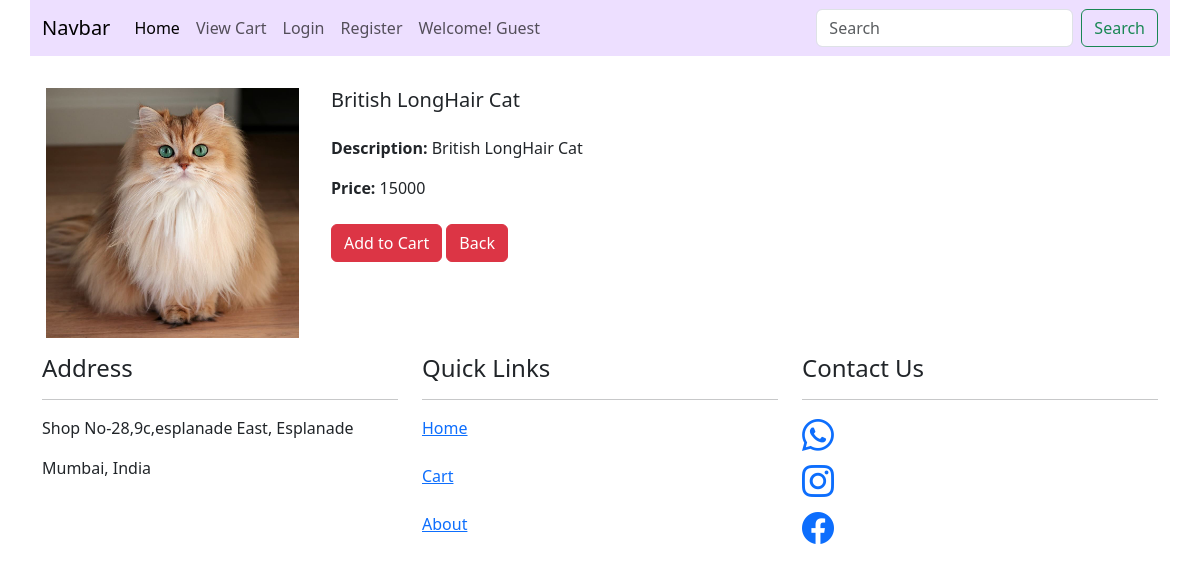
Screenshot of /petDetails/1 with the database file from the repository.
### petStoreApp/models.py (models this page shows, shortened)
class Pet(models.Model):
    pet_id = models.IntegerField(primary_key="True")
    pet_name = models.CharField(max_length=50)
    type = (("Cat", "Cat"), ("Dog", "Dog"), ("Bird", "Bird"), ("Fish", "Fish"))
    category = models.CharField(max_length=100, choices=type)
    desc = models.CharField(max_length=255)
    price = models.IntegerField()
    image = models.ImageField(upload_to="pics")
    pet = CustomeManager()  # customer manager
    objects = models.Manager()  # default manager

### petStoreApp/views.py (the view)
# urls.py: path("petDetails/<int:pid>", views.petDetails, name="petDetails"),
def petDetails(req, pid):
    pet = Pet.objects.get(pet_id=pid)
    context = {}
    context["pet"] = pet
    return render(req, "petDetail.html", context)

### petStoreApp/templates/petDetail.html (shortened to what this page needs)
{% extends 'base.html' %}
{% block body %}
<div class="col-md-3 mt-3 p-3">
    <img src="{{pet.image.url}}" class="card-img-top" alt="productImage" style="width: 100%; height: 250px;">
</div>
<div class="col-md-9 mt-3 p-3">
    <div class="card-body">
        <h5 class="card-title">{{pet.pet_name}}</h5><br>
        <p class="card-text"><b>Description:</b> {{pet.desc}}</p>
        <p class="card-text"><b>Price:</b> {{pet.price}}</p>
    </div>
    <br>
    <a href="/addCart/{{pet.pet_id}}"><button type="button" class="btn btn-danger">Add to Cart</button></a>
    <a href="/"><button type="button" class="btn btn-danger">Back</button></a>
</div>
{% endblock%}

### rows the page displays
Pet: image (picture), pet_name "British LongHair Cat", desc "British LongHair Cat", price "15000"
